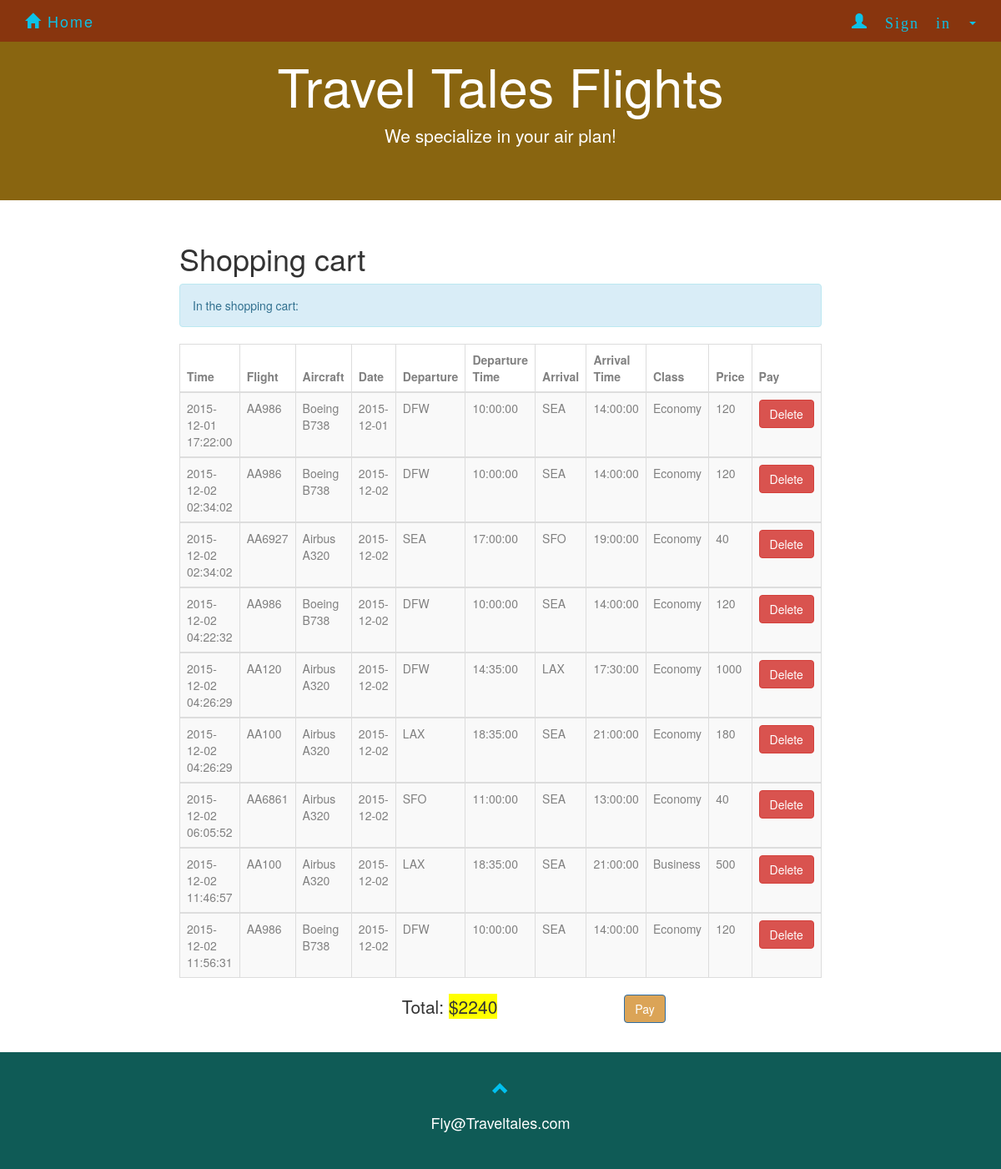
The page /demo/cartshow.php (signed in) on the database its author committed.
### tables this page shows
CREATE TABLE `flight` (
  `number` varchar(20) NOT NULL,
  `airplane_id` varchar(10) NOT NULL,
  `departure` varchar(10) NOT NULL,
  `d_time` time NOT NULL,
  `arrival` varchar(10) NOT NULL,
  `a_time` time NOT NULL,
  PRIMARY KEY (`number`),
  KEY `code_idx` (`departure`,`arrival`),
  KEY `airplaneid_idx` (`airplane_id`),
  KEY `arrival_idx` (`arrival`),
  CONSTRAINT `airplaneid` FOREIGN KEY (`airplane_id`) REFERENCES `airplane` (`ID`) ON DELETE CASCADE ON UPDATE CASCADE,
  CONSTRAINT `arrival` FOREIGN KEY (`arrival`) REFERENCES `airport` (`code`) ON DELETE CASCADE ON UPDATE CASCADE,
  CONSTRAINT `departure` FOREIGN KEY (`departure`) REFERENCES `airport` (`code`) ON DELETE CASCADE ON UPDATE CASCADE
);

CREATE TABLE `book` (
  `ID` int(11) NOT NULL AUTO_INCREMENT,
  `time` datetime NOT NULL,
  `date` date NOT NULL,
  `flightno` varchar(10) NOT NULL,
  `username` varchar(45) NOT NULL,
  `classtype` varchar(20) NOT NULL,
  `paid` int(1) DEFAULT '0',
  PRIMARY KEY (`ID`,`flightno`),
  KEY `username_idx` (`username`),
  KEY `classname_idx` (`classtype`),
  KEY `flightno_idx` (`flightno`,`classtype`),
  CONSTRAINT `flightno` FOREIGN KEY (`flightno`, `classtype`) REFERENCES `class` (`number`, `name`) ON DELETE CASCADE ON UPDATE CASCADE,
  CONSTRAINT `username` FOREIGN KEY (`username`) REFERENCES `passanger` (`username`) ON DELETE NO ACTION ON UPDATE NO ACTION
);

CREATE TABLE `airplane` (
  `ID` varchar(10) NOT NULL,
  `type` varchar(10) NOT NULL,
  `company` varchar(20) NOT NULL,
  PRIMARY KEY (`ID`)
);

CREATE TABLE `class` (
  `number` varchar(10) NOT NULL,
  `name` varchar(20) NOT NULL,
  `capacity` int(11) NOT NULL,
  `price` float NOT NULL,
  PRIMARY KEY (`number`,`name`),
  KEY `number_idx` (`number`),
  CONSTRAINT `number` FOREIGN KEY (`number`) REFERENCES `flight` (`number`) ON DELETE CASCADE ON UPDATE CASCADE
);

### demo/cartshow.php (the view, shortened to what this page needs)
<!DOCTYPE html>
<html>
<html lang="en">
<head>
    <link rel="stylesheet" href="http://maxcdn.bootstrapcdn.com/bootstrap/3.3.5/css/bootstrap.min.css">
    <link rel="stylesheet" href="forcompany.css">
    <link rel="stylesheet" href="homepage.css">
    <link rel="stylesheet" href="AdminSignin.css">
</head>
<body>
    <nav class="navbar navbar-default navbar-fixed-top">
        <div class="container">
            <div class="navbar-header">
                <a class="navbar-brand" href="homepage.html"><span class="glyphicon glyphicon-home"></span> Home</a>
            </div>
            <div class="collapse navbar-collapse" id="myNavbar">
                <ul class="nav navbar-nav navbar-right">
                    <li class="dropdown" id = "new">
                        <a class="dropdown-toggle" data-toggle="dropdown" href="#"><span class="glyphicon glyphicon-user"> Sign in&nbsp;</span><span class="caret"></span>
                        </a>
                          </li>
                        </ul>
            </div>
        </div>
    </nav>
<div class="jumbotron text-center">
        <h1>Travel Tales Flights</h1>
        <p>We specialize in your air plan!</p>
</div>
<div class="container-fluid text-center">
  <div class="row content">
    <div class="col-sm-2 sidenav">
    </div>
    <div class="col-sm-8 text-left">
      <h1>Shopping cart</h1>
<?php
include_once 'dbconnect2.php';
if(!isset($_SESSION['user'])){
    header("Location: customersignin.html");
}else{
    $user = $_SESSION['user'];
$sql = "SELECT FL.number AS FLnumber, company, type, B.ID AS bookid, time, B.date,  departure, d_time, arrival, a_time, C.name AS classname, capacity, price
            FROM flight FL,  class C, airplane AP , book B
            WHERE (FL.number = C.number) AND (B.flightno = c.number) AND (classtype = C.name) AND (FL.airplane_id = AP.ID)
            AND  B.username = '$user' AND paid = '0'
            ORDER BY time";
$result = mysqli_query($con,$sql);
$rowcount = mysqli_num_rows($result);
    if($rowcount == 0){
        echo "<div class='alert alert-info'><strong>Nothing in the shopping cart.</strong></div>";
    }
    else{
    echo "<div class='alert alert-info'>In the shopping cart:</div>";
    echo "<table class='table table-bordered table-striped table-hover'>
          <thead>
          <tr>
            <th>Time</th>
            <th>Flight</th>
            <th>Aircraft</th>
            <th>Date</th>
            <th>Departure</th>
            <th>Departure Time</th>
            <th>Arrival</th>
            <th>Arrival Time</th>
            <th>Class</th>
            <th>Price</th>
            <th>Pay</th>
          </tr>
          </thead>";
    while($row = mysqli_fetch_array($result)) {
        echo "<tbody><tr>";
        echo "<td>" . $row['time'] . "</td>";
        echo "<td>" . $row['FLnumber'] . "</td>";
        echo "<td>" . $row['company']." ".$row['type']. "</td>";
        echo "<td>" . $row['date'] . "</td>";
        echo "<td>" . $row['departure'] . "</td>";
        echo "<td>" . $row['d_time'] . "</td>";
        echo "<td>" . $row['arrival'] . "</td>";
        echo "<td>" . $row['a_time'] . "</td>";
        echo "<td>" . $row['classname'] . "</td>";
        echo "<td>" . $row['price'] . "</td>";
            $seatreserved = "SELECT flightno, classtype, COUNT(*)
                        FROM book B
                        WHERE B.date = '".$row['date']."' AND B.flightno = '".$row['FLnumber']."'AND B.classtype ='".$row['classname']."' AND paid=1
                        GROUP BY flightno, classtype";
            $reserved = mysqli_query($con, $seatreserved);
            $reservedNumber = mysqli_fetch_array($reserved);
            $capacity = mysqli_query($con, "SELECT capacity FROM class C WHERE C.number='".$row['FLnumber']."' AND C.name= '".$row['classname']."'");
            $capacityNumber = mysqli_fetch_array($capacity);
            if(mysqli_num_rows($reserved)>0){
                $availableNumber = $capacityNumber['capacity'] - $reservedNumber['COUNT(*)'];
            }else{
                $availableNumber = $capacityNumber['capacity'];
            }
        if($availableNumber>0){
        echo '<td>
            <form action="cartdelete.php" method="post">
            <input type="hidden" name="bookid" value="'.$row['bookid'].'" >
            <button type="submit" class="btn btn-danger">Delete</button></div>
            </form>
            </td>';
        }else{
            echo "<td><button type='button' class='btn btn-warning' onclick='myFunction()'>No seat Available now</button></td>";
        }
		$sum = mysqli_query($con,"SELECT SUM(price)
							            FROM book B, class C
							            WHERE B.username = '$user' AND paid = '0'
							            AND classtype=C.name AND flightno = C.number");
		$t = mysqli_fetch_array($sum);
		$total = $t['SUM(price)'];
        echo "</tr>";
    }
    echo " </tbody></table>";
    echo " <form action='checkout.html' method='post'>";
    echo "<div class='row'>
			  <div class='col-sm-4'></div>
			  <div class='col-sm-4'><p class='lead'>Total: <span id='total'>$".$total."</span></p></div>
			  <div class='col-sm-4'><button type='submit' class='btn btn-primary'>Pay</button></div>
			</div>";
    echo "</form>";
    echo "<br>";
    }
}
?>
<footer class="container-fluid text-center">
        <a href="#signUpPage" title="To Top">
            <span class="glyphicon glyphicon-chevron-up"></span>
        </a>
        <p>Fly@Traveltales.com</p>
</footer>
</body>
</html>

### demo/forcompany.css (style rules this page uses)
.jumbotron { background-color: #896510; color: #ffffff; }
.navbar { margin-bottom: 0; background-color: #89300f; border: 0; font-size: 18px !important; letter-spacing: 2px; opacity: 0.9; }
.navbar li a, .navbar .navbar-brand { color: #00ccff !important; }
footer { background-color: #0066cc; color: #fff; padding: 32px; font-size: 18px; }
footer .glyphicon { font-size: 20px; margin-bottom: 20px; color: #00ccff; opacity: 0.9; }
#total { background-color: yellow; }
footer { background-color: #0f5b56; color: #fff; padding: 32px; font-size: 18px; }
.btn-primary { color: #fff; background-color: #dba457; border-color: #2e6da4; }

### demo/AdminSignin.css (style rules this page uses)
th { width: 50px; height: 10px; color: gray; }
td { color: gray; }

### rows shown on the page
flight: book.time "2015-12-01 17:22:00", number "AA986", airplane.company "Boeing", airplane.type "B738", book.date "2015-12-01", departure "DFW", d_time "10:00:00", arrival "SEA", a_time "14:00:00", class.name "Economy", class.price "120", book.time "2015-12-02 02:34:02", book.date "2015-12-02", book.time "2015-12-02 04:22:32", book.time "2015-12-02 11:56:31"
flight: book.time "2015-12-02 02:34:02", number "AA6927", airplane.company "Airbus", airplane.type "A320", book.date "2015-12-02", departure "SEA", d_time "17:00:00", arrival "SFO", a_time "19:00:00", class.name "Economy", class.price "40"
flight: book.time "2015-12-02 04:26:29", number "AA120", airplane.company "Airbus", airplane.type "A320", book.date "2015-12-02", departure "DFW", d_time "14:35:00", arrival "LAX", a_time "17:30:00", class.name "Economy", class.price "1000"
flight: book.time "2015-12-02 04:26:29", number "AA100", airplane.company "Airbus", airplane.type "A320", book.date "2015-12-02", departure "LAX", d_time "18:35:00", arrival "SEA", a_time "21:00:00", class.name "Economy", class.price "180", book.time "2015-12-02 11:46:57", class.name "Business", class.price "500"
flight: book.time "2015-12-02 06:05:52", number "AA6861", airplane.company "Airbus", airplane.type "A320", book.date "2015-12-02", departure "SFO", d_time "11:00:00", arrival "SEA", a_time "13:00:00", class.name "Economy", class.price "40"

### other values the page prints
$total "2240"
